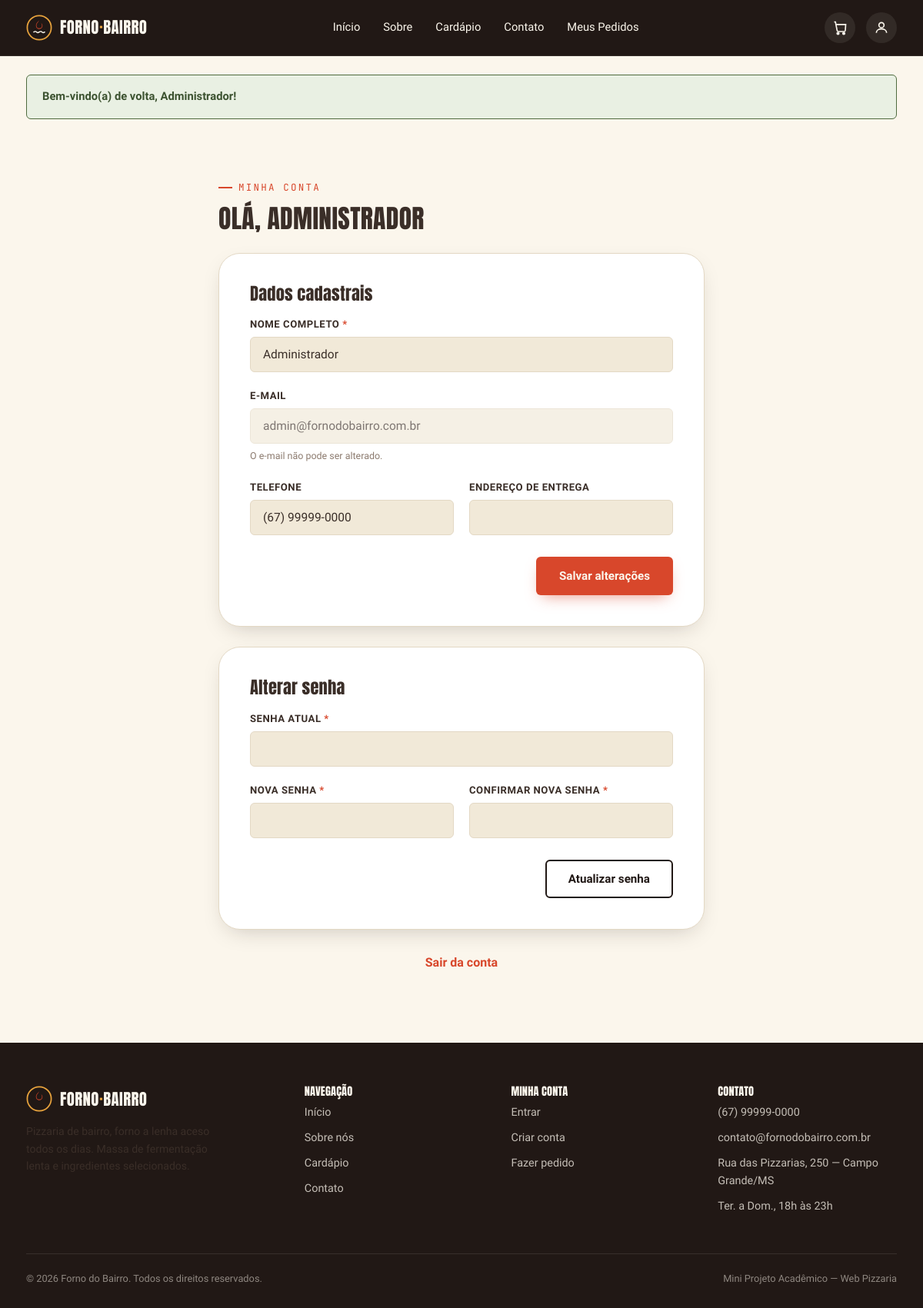
The page /minha-conta.php (signed in) on the database its author committed.
### tables this page shows
CREATE TABLE usuarios (
    id                INT AUTO_INCREMENT PRIMARY KEY,
    nome              VARCHAR(120)        NOT NULL,
    email             VARCHAR(150)        NOT NULL UNIQUE,
    senha_hash        VARCHAR(255)        NOT NULL,
    telefone          VARCHAR(20)         NULL,
    endereco          VARCHAR(255)        NULL,
    tipo              ENUM('cliente','admin') NOT NULL DEFAULT 'cliente',
    ativo             TINYINT(1)          NOT NULL DEFAULT 1,
    tentativas_login  TINYINT UNSIGNED    NOT NULL DEFAULT 0,
    bloqueado_ate     DATETIME            NULL,
    criado_em         DATETIME            NOT NULL DEFAULT CURRENT_TIMESTAMP
);

### app/Core/helpers.php (called while the page is built, shortened)
<?php
function limpar(string $valor): string
{
    return htmlspecialchars(trim($valor), ENT_QUOTES, 'UTF-8');
}

### public/minha-conta.php (the view, shortened to what this page needs)
<?php
$pdo = conectar();
$stmt = $pdo->prepare('SELECT * FROM usuarios WHERE id = :id');
$stmt->execute([':id' => $_SESSION['usuario_id']]);
$usuario = $stmt->fetch();
include __DIR__ . '/../app/Views/partials/header.php';
?>
<section class="section" style="padding-top: 50px;">
  <div class="container" style="max-width: 680px;">
    <div class="eyebrow">Minha conta</div>
    <h1 style="font-size: 2.1rem; margin-bottom: 28px;">Olá, <?= limpar(explode(' ', $usuario['nome'])[0]) ?></h1>
    <div class="form-card" style="margin-bottom: 26px;">
      <h3 style="text-transform:none; margin-bottom: 18px;">Dados cadastrais</h3>
      <form id="form-dados" method="post" action="/minha-conta.php" novalidate>
        <div class="form-grid">
          <div class="field">
            <label for="nome">Nome completo <span class="req">*</span></label>
            <input type="text" id="nome" name="nome" value="<?= limpar($usuario['nome']) ?>" data-validate="required|min:3">
          </div>
          <div class="field">
            <label>E-mail</label>
            <input type="email" value="<?= limpar($usuario['email']) ?>" disabled style="opacity:.65;">
            <span class="hint">O e-mail não pode ser alterado.</span>
          </div>
          <div class="form-grid two-col">
            <div class="field">
              <label for="telefone">Telefone</label>
              <input type="text" id="telefone" name="telefone" value="<?= limpar($usuario['telefone'] ?? '') ?>" data-validate="telefone">
            </div>
            <div class="field">
              <label for="endereco">Endereço de entrega</label>
              <input type="text" id="endereco" name="endereco" value="<?= limpar($usuario['endereco'] ?? '') ?>">
            </div>
          </div>
        </div>
        <div class="form-foot" style="justify-content:flex-end;">
          <button type="submit" class="btn btn-primary">Salvar alterações</button>
        </div>
      </form>
    </div>
    <div class="form-card">
      <h3 style="text-transform:none; margin-bottom: 18px;">Alterar senha</h3>
      <form id="form-senha" method="post" action="/minha-conta.php" novalidate>
        <div class="form-grid">
          <div class="field">
            <label for="senha_atual">Senha atual <span class="req">*</span></label>
            <input type="password" id="senha_atual" name="senha_atual" data-validate="required">
          </div>
          <div class="form-grid two-col">
            <div class="field">
              <label for="nova_senha">Nova senha <span class="req">*</span></label>
              <input type="password" id="nova_senha" name="nova_senha" data-validate="required|senha">
            </div>
            <div class="field">
              <label for="confirma_nova_senha">Confirmar nova senha <span class="req">*</span></label>
              <input type="password" id="confirma_nova_senha" name="confirma_nova_senha" data-validate="required|confirma:#nova_senha">
            </div>
          </div>
        </div>
        <div class="form-foot" style="justify-content:flex-end;">
          <button type="submit" class="btn btn-secondary">Atualizar senha</button>
        </div>
      </form>
    </div>
    <p class="text-center" style="margin-top: 30px;">
      <a href="/logout.php" style="color: var(--ember); font-weight:600;">Sair da conta</a>
    </p>
  </div>
</section>
<?php include __DIR__ . '/../app/Views/partials/footer.php'; ?>

### public/assets/css/style.css (style rules this page uses)
:root { --charcoal: #211815; --charcoal-soft: #2E2420; --flour: #FBF6EC; --flour-dim: #F1E9D8; --ember: #D8472B; --ember-dark: #B83A22; --crust: #E8A33D; --basil: #4F6B3F; --basil-dark: #3C5230; --text-dark: #3A2E28; --smoke: #8C7B6F; --line: #E3D8C4; --white: #FFFFFF; --font-display: 'Anton', 'Arial Narrow', sans-serif; --font-body: 'Work Sans', sans-serif; --font-mono: 'JetBrains Mono', monospace; --radius-s: 6px; --radius-m: 14px; --radius-l: 28px; --shadow-card: 0 10px 30px -12px rgba(33, 24, 21, 0.25); --shadow-pop: 0 18px 45px -15px rgba(33, 24, 21, 0.35); --container: 1180px; }
* { box-sizing: border-box; }
html { scroll-behavior: smooth; }
body { margin: 0; font-family: var(--font-body); background: var(--flour); color: var(--text-dark); line-height: 1.6; -webkit-font-smoothing: antialiased; }
a { color: inherit; text-decoration: none; }
h1, h2, h3, h4 { font-family: var(--font-display); font-weight: 400; letter-spacing: 0.01em; line-height: 1.05; margin: 0 0 0.5em; text-transform: uppercase; }
h1 { font-size: clamp(2.6rem, 5vw, 4.4rem); }
h3 { font-size: 1.4rem; }
p { margin: 0 0 1em; color: var(--text-dark); }
.container { max-width: var(--container); margin: 0 auto; padding: 0 24px; }
.eyebrow { font-family: var(--font-mono); font-size: 0.78rem; letter-spacing: 0.18em; text-transform: uppercase; color: var(--ember); display: inline-flex; align-items: center; gap: 8px; margin-bottom: 12px; }
.eyebrow::before { content: ''; width: 18px; height: 2px; background: var(--ember); display: inline-block; }
.btn { display: inline-flex; align-items: center; justify-content: center; gap: 10px; font-family: var(--font-body); font-weight: 700; font-size: 0.95rem; padding: 14px 28px; border-radius: var(--radius-s); border: 2px solid transparent; cursor: pointer; transition: transform .15s ease, box-shadow .15s ease, background .15s ease, color .15s ease; white-space: nowrap; }
.btn-primary { background: var(--ember); color: var(--flour); box-shadow: 0 8px 20px -8px rgba(216, 71, 43, 0.6); }
.btn-secondary { background: transparent; border-color: var(--charcoal); color: var(--charcoal); }
.section { padding: 76px 0; }
.form-card { background: var(--white); border-radius: var(--radius-l); border: 1px solid var(--line); box-shadow: var(--shadow-card); padding: 40px; }
.form-grid { display: grid; gap: 20px; }
.form-grid.two-col { grid-template-columns: 1fr 1fr; }
.field { display: flex; flex-direction: column; gap: 6px; }
.field label { font-size: 0.82rem; font-weight: 600; text-transform: uppercase; letter-spacing: 0.04em; color: var(--text-dark); }
.field label .req { color: var(--ember); }
.field input, .field select, .field textarea { font-family: var(--font-body); font-size: 0.97rem; padding: 13px 16px; border: 1.5px solid var(--line); border-radius: var(--radius-s); background: var(--flour-dim); color: var(--text-dark); transition: border-color .15s ease, background .15s ease; }
.field .hint { font-size: 0.78rem; color: var(--smoke); }
.form-foot { display: flex; align-items: center; justify-content: space-between; margin-top: 28px; flex-wrap: wrap; gap: 14px; }
.text-center { text-align: center; }

### rows shown on the page
usuarios: nome "ADMINISTRADOR", nome "Administrador", email "admin@fornodobairro.com.br", telefone "(67) 99999-0000"

### other values the page prints
limpar($flash['mensagem']) "Bem-vindo(a) de volta, Administrador!"
